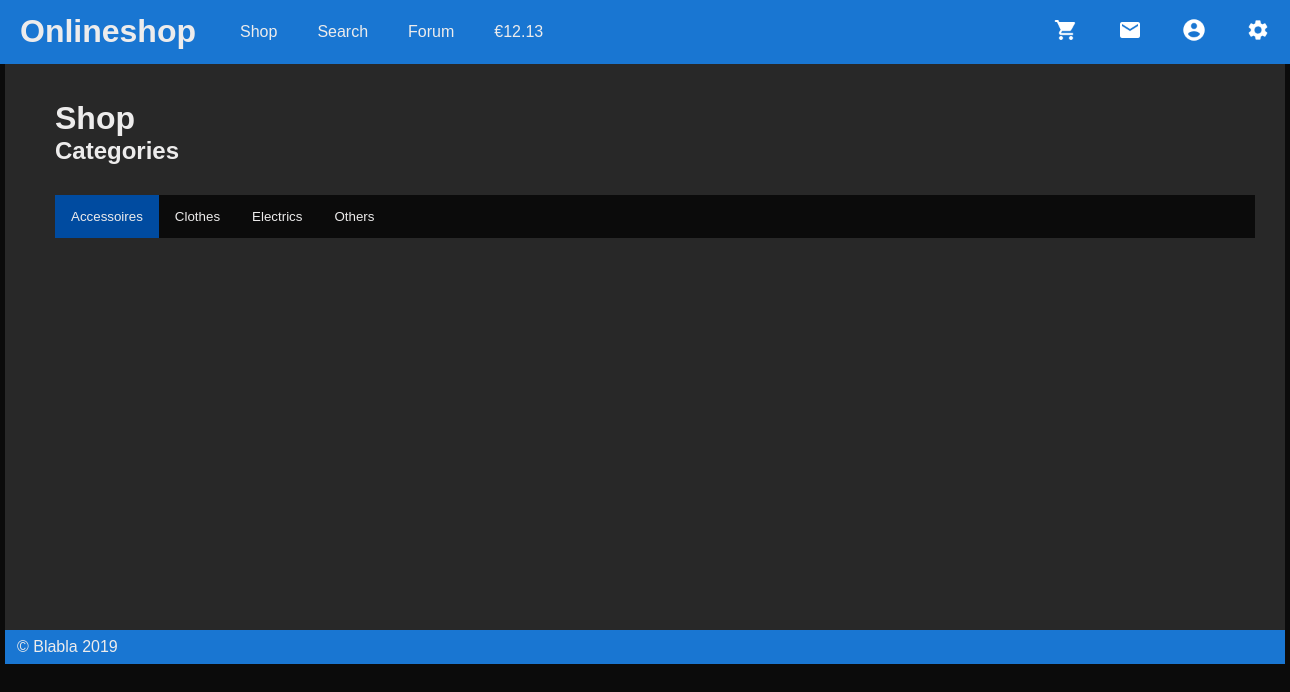
The page /?page=shop&type=2 on the database its author committed.
### tables this page shows
CREATE TABLE IF NOT EXISTS types (
    ID INT NOT NULL AUTO_INCREMENT,
    Title VARCHAR(45) NOT NULL,
    CreationDate TIMESTAMP NOT NULL DEFAULT CURRENT_TIMESTAMP,
    ChangeDate TIMESTAMP NOT NULL DEFAULT CURRENT_TIMESTAMP ON UPDATE CURRENT_TIMESTAMP,
    UNIQUE KEY unique_title(Title),
    PRIMARY KEY (ID)
);

### include/database.php (called while the page is built, shortened)
<?php
class Database {
    private $host = "localhost";
    private $db_name = "phpshop";
    private $username = "root";
    private $password = "";
    private $conn;
    public function __construct() {
        try {
            $this->conn = new PDO("mysql:host=" . $this->host . ";dbname=" . $this->db_name, $this->username, $this->password);
        } catch (PDOException $exception) {
            echo "Connection error: " . $exception->getMessage();
        }
    }
    public function readType(){
        $query = "SELECT ID as id, Title as title FROM `types`";
        $stmt = $this->conn->prepare($query);
        $stmt->execute();
        return $stmt;
    }
}

### components/shop/categorylist.php (the view, shortened to what this page needs)
<?php
include_once './include/database.php';
$database = new Database();
$type_list = "";
$typeItems = $database->readType();
if($typeItems->rowCount()>0){
    while ($row = $typeItems->fetch(PDO::FETCH_ASSOC)) {
        extract($row);
        if(isset($_GET['type']) && $_GET['type'] == $id){
            $active = ' active ';
        } else {
            $active = '';
        }
        $type_list .= "<a href='?page=shop&type=".$id."'><button class='tablinks".$active."'>".$title."</button></a>";
    }
}
?>
<h2>Categories</h2>
<div class="tab">
    <?php echo $type_list; ?>
</div>

### index.php (style rules this page uses)
:root { --primary: #1976d2; --primary-dark: #004ba0; --primary-light: #63a4ff; --bg: #0b0b0b; --bg-light: #282828; --font: #edecec; }
h1, h2, h3, h4, h5, p { margin: 0px; color: var(--font); font-family: sans-serif; }
body { margin: 0px; background-color: var(--bg); color: var(--font); }

### components/shop/categorylist.php (style rules this page uses)
.tab { overflow: hidden; background-color: var(--bg); margin-top: 30px; }
.tab button { background-color: inherit; float: left; color: var(--font); border: none; outline: none; cursor: pointer; padding: 14px 16px; transition: 0.3s; }
.tab button.active { background-color: var(--primary-dark); }

### rows shown on the page
types: Title "Accessoires"
types: Title "Clothes"
types: Title "Electrics"
types: Title "Others"
